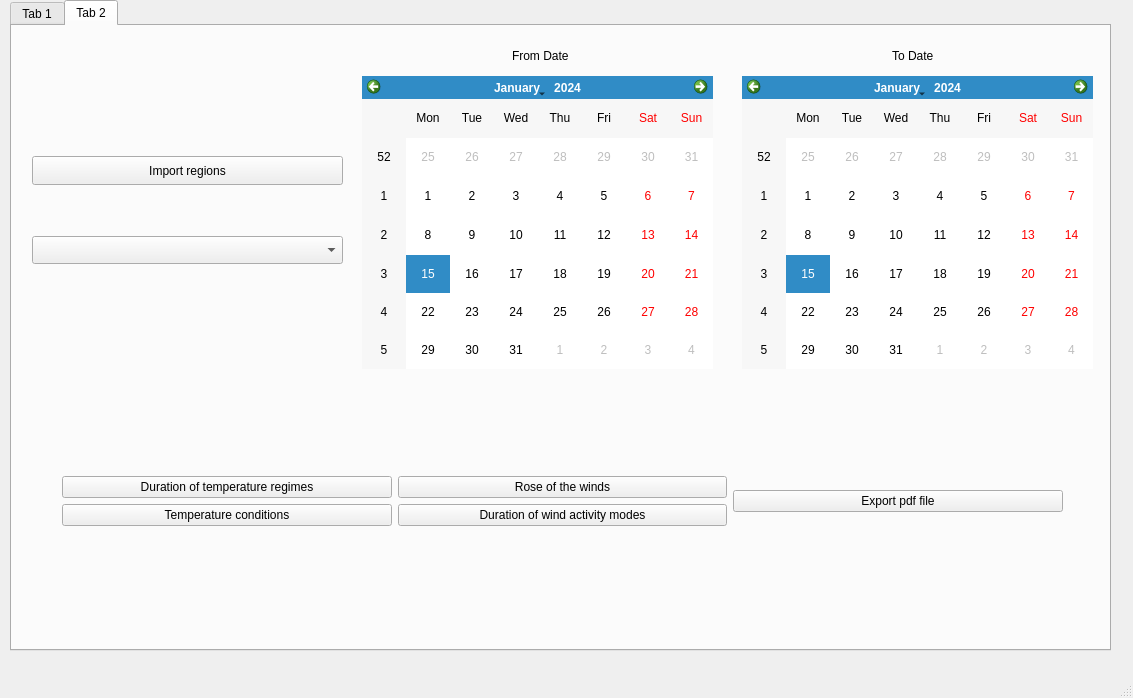
<?xml version="1.0" encoding="UTF-8"?>
<ui version="4.0">
 <class>MainWindow</class>
 <widget class="QMainWindow" name="MainWindow">
  <property name="geometry">
   <rect>
    <x>0</x>
    <y>0</y>
    <width>1133</width>
    <height>698</height>
   </rect>
  </property>
  <property name="windowTitle">
   <string>MainWindow</string>
  </property>
  <widget class="QWidget" name="centralwidget">
   <property name="enabled">
    <bool>true</bool>
   </property>
   <widget class="QTabWidget" name="tabWidget">
    <property name="geometry">
     <rect>
      <x>10</x>
      <y>0</y>
      <width>1101</width>
      <height>651</height>
     </rect>
    </property>
    <property name="currentIndex">
     <number>1</number>
    </property>
    <widget class="QWidget" name="tab">
     <attribute name="title">
      <string>Tab 1</string>
     </attribute>
     <widget class="QWidget" name="horizontalLayoutWidget">
      <property name="geometry">
       <rect>
        <x>40</x>
        <y>30</y>
        <width>1011</width>
        <height>541</height>
       </rect>
      </property>
      <layout class="QHBoxLayout" name="horizontalLayout">
       <item>
        <widget class="QTableView" name="tableView"/>
       </item>
       <item>
        <layout class="QGridLayout" name="gridLayout_2">
         <item row="0" column="0">
          <widget class="QPushButton" name="button_import_files">
           <property name="text">
            <string>Import excel files</string>
           </property>
          </widget>
         </item>
         <item row="2" column="0">
          <widget class="QPushButton" name="button_fill_gaps">
           <property name="text">
            <string>Fill gaps</string>
           </property>
          </widget>
         </item>
         <item row="4" column="0">
          <widget class="QPushButton" name="button_export_files">
           <property name="text">
            <string>Export excel file</string>
           </property>
          </widget>
         </item>
         <item row="1" column="0">
          <widget class="QPushButton" name="button_locate_gaps">
           <property name="text">
            <string>Locate gaps</string>
           </property>
          </widget>
         </item>
         <item row="3" column="0">
          <widget class="QPushButton" name="button_safe_db">
           <property name="text">
            <string>Safe to database</string>
           </property>
          </widget>
         </item>
        </layout>
       </item>
      </layout>
     </widget>
    </widget>
    <widget class="QWidget" name="tab_2">
     <attribute name="title">
      <string>Tab 2</string>
     </attribute>
     <widget class="QWidget" name="gridLayoutWidget">
      <property name="geometry">
       <rect>
        <x>50</x>
        <y>360</y>
        <width>1001</width>
        <height>231</height>
       </rect>
      </property>
      <layout class="QGridLayout" name="gridLayout">
       <item row="5" column="2">
        <layout class="QGridLayout" name="gridLayout_7">
         <item row="0" column="0">
          <widget class="QPushButton" name="button_rose">
           <property name="text">
            <string>Rose of the winds</string>
           </property>
          </widget>
         </item>
         <item row="1" column="0">
          <widget class="QPushButton" name="button_duration_wind">
           <property name="text">
            <string>Duration of wind activity modes</string>
           </property>
          </widget>
         </item>
        </layout>
       </item>
       <item row="5" column="1">
        <layout class="QGridLayout" name="gridLayout_6">
         <item row="1" column="0">
          <widget class="QPushButton" name="button_conditions">
           <property name="text">
            <string>Temperature conditions</string>
           </property>
          </widget>
         </item>
         <item row="0" column="0">
          <widget class="QPushButton" name="button_duration_temperature">
           <property name="text">
            <string>Duration of temperature regimes</string>
           </property>
          </widget>
         </item>
        </layout>
       </item>
       <item row="5" column="4">
        <layout class="QGridLayout" name="gridLayout_8">
         <item row="0" column="0">
          <widget class="QPushButton" name="button_export_pdf">
           <property name="text">
            <string>Export pdf file</string>
           </property>
          </widget>
         </item>
        </layout>
       </item>
      </layout>
     </widget>
     <widget class="QCalendarWidget" name="calendar_from">
      <property name="geometry">
       <rect>
        <x>350</x>
        <y>50</y>
        <width>351</width>
        <height>293</height>
       </rect>
      </property>
      <property name="maximumSize">
       <size>
        <width>400</width>
        <height>400</height>
       </size>
      </property>
     </widget>
     <widget class="QCalendarWidget" name="calendar_to">
      <property name="geometry">
       <rect>
        <x>730</x>
        <y>50</y>
        <width>351</width>
        <height>293</height>
       </rect>
      </property>
      <property name="maximumSize">
       <size>
        <width>400</width>
        <height>400</height>
       </size>
      </property>
     </widget>
     <widget class="QPushButton" name="button_import_regions">
      <property name="geometry">
       <rect>
        <x>20</x>
        <y>130</y>
        <width>311</width>
        <height>29</height>
       </rect>
      </property>
      <property name="text">
       <string>Import regions</string>
      </property>
     </widget>
     <widget class="QComboBox" name="comboBox">
      <property name="geometry">
       <rect>
        <x>20</x>
        <y>210</y>
        <width>311</width>
        <height>28</height>
       </rect>
      </property>
     </widget>
     <widget class="QLabel" name="label">
      <property name="geometry">
       <rect>
        <x>500</x>
        <y>20</y>
        <width>91</width>
        <height>20</height>
       </rect>
      </property>
      <property name="text">
       <string>From Date</string>
      </property>
     </widget>
     <widget class="QLabel" name="label_2">
      <property name="geometry">
       <rect>
        <x>880</x>
        <y>20</y>
        <width>63</width>
        <height>20</height>
       </rect>
      </property>
      <property name="text">
       <string>To Date</string>
      </property>
     </widget>
    </widget>
   </widget>
  </widget>
  <widget class="QMenuBar" name="menubar">
   <property name="geometry">
    <rect>
     <x>0</x>
     <y>0</y>
     <width>1133</width>
     <height>25</height>
    </rect>
   </property>
  </widget>
  <widget class="QStatusBar" name="statusbar"/>
 </widget>
 <resources/>
 <connections/>
</ui>
